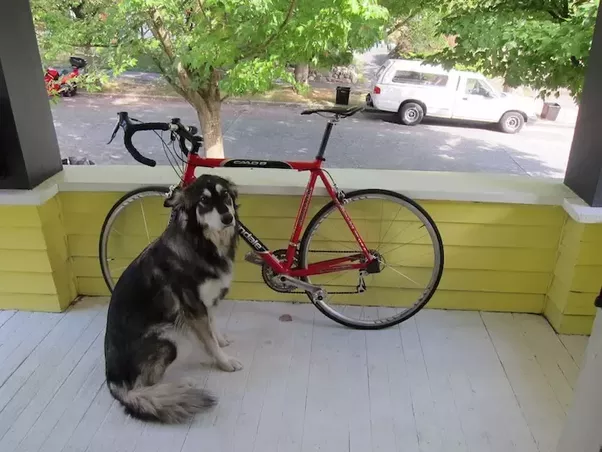
#> input picture Images/dog_test.png, 602 x 452 px, found by its file name
$ python Rotation.py
#> lines starting #> are read from the running program, lines starting #| are printed output that depends on the picture
import cv2 as cv
import numpy as np

img = cv.imread('Images/dog_test.png')
#> img is the input picture: shape (452, 602, 3); mean B, G, R 114.6, 135.5, 135.2
cv.imshow('real', img)

def rotate(img, angle, rotationPoint = None):
#> called with angle = 45
    (height,width) = img.shape[:2] # :2 refers to first two values
#> height = 452; width = 602

    if rotationPoint is None:
        rotationPoint = (width//2, height//2)
#> rotationPoint = (301, 226)

    rotMat = cv.getRotationMatrix2D(rotationPoint, angle, scale=1.0)
    dim = (width,height)
#> dim = (602, 452)

    return cv.warpAffine(img, rotMat, dim)
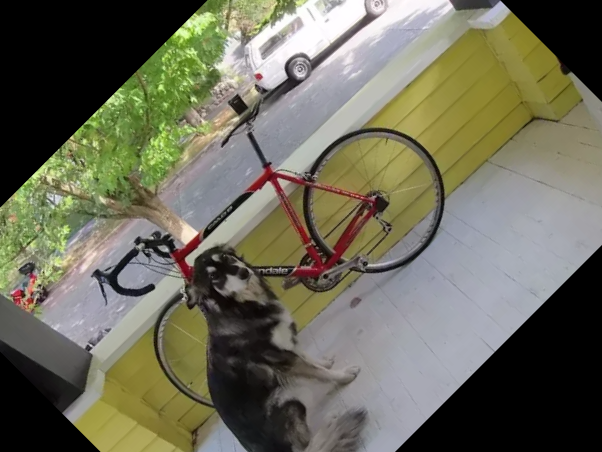
#> returned value: shape (452, 602, 3); mean of channels 0, 1, 2 89.8, 107.5, 108.5; drawn as B, G, R

rotated = rotate(img, 45)
cv.imshow('Rotated', rotated)

cv.waitKey(0)

$ run again, with Images/Convolution0.png copied over Images/dog_test.png
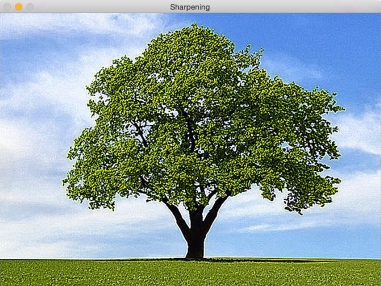
#> input picture Images/Convolution0.png, 381 x 286 px, found by its file name
#> img is the input picture: shape (286, 381, 3); mean B, G, R 154.3, 157.1, 137.4
#> in rotate, `return cv.warpAffine(img, rotMat, dim)`:
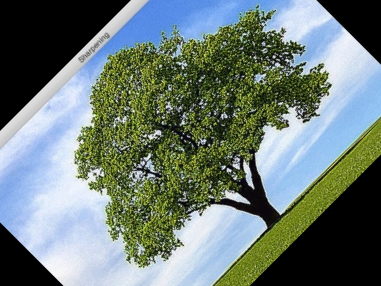
#> returned value: shape (286, 381, 3); mean of channels 0, 1, 2 117.4, 123.1, 108.4; drawn as B, G, R

$ run again, with Images/Convolution10.png copied over Images/dog_test.png
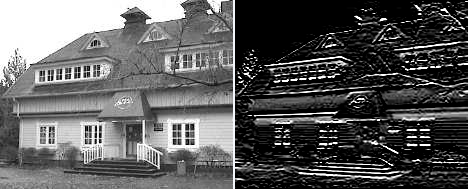
#> input picture Images/Convolution10.png, 468 x 189 px, found by its file name
#> img is the input picture: shape (189, 468, 3); mean B, G, R 91.7, 91.6, 91.6
#> in rotate, `return cv.warpAffine(img, rotMat, dim)`:
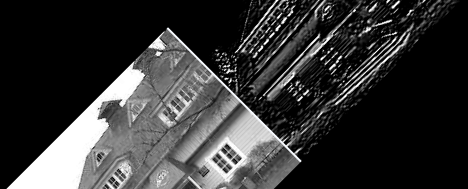
#> returned value: shape (189, 468, 3); mean of channels 0, 1, 2 53.9, 53.9, 53.9; drawn as B, G, R
